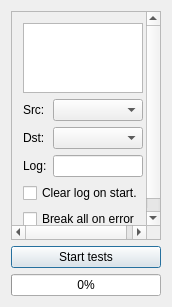
<?xml version="1.0" encoding="UTF-8"?>
<ui version="4.0">
 <class>MainDialog</class>
 <widget class="QDialog" name="MainDialog">
  <property name="geometry">
   <rect>
    <x>0</x>
    <y>0</y>
    <width>172</width>
    <height>307</height>
   </rect>
  </property>
  <property name="windowTitle">
   <string>Quick test</string>
  </property>
  <layout class="QVBoxLayout" name="verticalLayout_2">
   <item>
    <widget class="QScrollArea" name="scrollArea">
     <property name="widgetResizable">
      <bool>true</bool>
     </property>
     <widget class="QWidget" name="scrollAreaWidgetContents">
      <property name="geometry">
       <rect>
        <x>0</x>
        <y>0</y>
        <width>152</width>
        <height>231</height>
       </rect>
      </property>
      <layout class="QVBoxLayout" name="verticalLayout">
       <item>
        <widget class="QListView" name="listView">
         <property name="toolTip">
          <string>Double Click by test item for get a description.</string>
         </property>
        </widget>
       </item>
       <item>
        <layout class="QGridLayout" name="gridLayout">
         <item row="0" column="0">
          <widget class="QLabel" name="srcLabel">
           <property name="text">
            <string>Src:</string>
           </property>
          </widget>
         </item>
         <item row="0" column="1">
          <widget class="QComboBox" name="srcComboBox">
           <property name="toolTip">
            <string>&lt;!DOCTYPE HTML PUBLIC &quot;-//W3C//DTD HTML 4.0//EN&quot; &quot;http://www.w3.org/TR/REC-html40/strict.dtd&quot;&gt;
&lt;html&gt;&lt;head&gt;&lt;meta name=&quot;qrichtext&quot; content=&quot;1&quot; /&gt;&lt;style type=&quot;text/css&quot;&gt;
p, li { white-space: pre-wrap; }
&lt;/style&gt;&lt;/head&gt;&lt;body style=&quot; font-family:'MS Shell Dlg 2'; font-size:8.25pt; font-weight:400; font-style:normal;&quot;&gt;
&lt;p style=&quot; margin-top:0px; margin-bottom:0px; margin-left:0px; margin-right:0px; -qt-block-indent:0; text-indent:0px;&quot;&gt;&lt;span style=&quot; font-size:8pt;&quot;&gt;Select source port for pair.&lt;/span&gt;&lt;/p&gt;
&lt;p style=&quot;-qt-paragraph-type:empty; margin-top:0px; margin-bottom:0px; margin-left:0px; margin-right:0px; -qt-block-indent:0; text-indent:0px; font-size:8pt;&quot;&gt;&lt;/p&gt;
&lt;p style=&quot; margin-top:0px; margin-bottom:0px; margin-left:0px; margin-right:0px; -qt-block-indent:0; text-indent:0px;&quot;&gt;&lt;span style=&quot; font-size:8pt; text-decoration: underline; color:#ff0000;&quot;&gt;Note:&lt;/span&gt;&lt;span style=&quot; font-size:8pt; color:#ff0000;&quot;&gt; &lt;/span&gt;&lt;/p&gt;
&lt;p style=&quot; margin-top:0px; margin-bottom:0px; margin-left:0px; margin-right:0px; -qt-block-indent:0; text-indent:0px;&quot;&gt;&lt;span style=&quot; font-size:8pt; color:#ff0000;&quot;&gt;Source port and destination port should be different!&lt;/span&gt;&lt;/p&gt;&lt;/body&gt;&lt;/html&gt;</string>
           </property>
          </widget>
         </item>
         <item row="1" column="0">
          <widget class="QLabel" name="dstLabel">
           <property name="text">
            <string>Dst:</string>
           </property>
          </widget>
         </item>
         <item row="1" column="1">
          <widget class="QComboBox" name="dstComboBox">
           <property name="toolTip">
            <string>&lt;!DOCTYPE HTML PUBLIC &quot;-//W3C//DTD HTML 4.0//EN&quot; &quot;http://www.w3.org/TR/REC-html40/strict.dtd&quot;&gt;
&lt;html&gt;&lt;head&gt;&lt;meta name=&quot;qrichtext&quot; content=&quot;1&quot; /&gt;&lt;style type=&quot;text/css&quot;&gt;
p, li { white-space: pre-wrap; }
&lt;/style&gt;&lt;/head&gt;&lt;body style=&quot; font-family:'MS Shell Dlg 2'; font-size:8.25pt; font-weight:400; font-style:normal;&quot;&gt;
&lt;p style=&quot; margin-top:0px; margin-bottom:0px; margin-left:0px; margin-right:0px; -qt-block-indent:0; text-indent:0px;&quot;&gt;&lt;span style=&quot; font-size:8pt;&quot;&gt;Select destination port for pair.&lt;/span&gt;&lt;/p&gt;
&lt;p style=&quot;-qt-paragraph-type:empty; margin-top:0px; margin-bottom:0px; margin-left:0px; margin-right:0px; -qt-block-indent:0; text-indent:0px; font-size:8pt;&quot;&gt;&lt;/p&gt;
&lt;p style=&quot; margin-top:0px; margin-bottom:0px; margin-left:0px; margin-right:0px; -qt-block-indent:0; text-indent:0px;&quot;&gt;&lt;span style=&quot; font-size:8pt; text-decoration: underline; color:#ff0000;&quot;&gt;Note:&lt;/span&gt;&lt;span style=&quot; font-size:8pt; color:#ff0000;&quot;&gt; &lt;/span&gt;&lt;/p&gt;
&lt;p style=&quot; margin-top:0px; margin-bottom:0px; margin-left:0px; margin-right:0px; -qt-block-indent:0; text-indent:0px;&quot;&gt;&lt;span style=&quot; font-size:8pt; color:#ff0000;&quot;&gt;Source port and destination port should be different!&lt;/span&gt;&lt;/p&gt;&lt;/body&gt;&lt;/html&gt;</string>
           </property>
          </widget>
         </item>
         <item row="2" column="0">
          <widget class="QLabel" name="logLabel">
           <property name="text">
            <string>Log:</string>
           </property>
          </widget>
         </item>
         <item row="2" column="1">
          <widget class="QLineEdit" name="logLineEdit">
           <property name="toolTip">
            <string>Write here the name of the log file.</string>
           </property>
           <property name="text">
            <string/>
           </property>
          </widget>
         </item>
         <item row="3" column="0" colspan="2">
          <widget class="QCheckBox" name="clearLogCheckBox">
           <property name="toolTip">
            <string>&lt;!DOCTYPE HTML PUBLIC &quot;-//W3C//DTD HTML 4.0//EN&quot; &quot;http://www.w3.org/TR/REC-html40/strict.dtd&quot;&gt;
&lt;html&gt;&lt;head&gt;&lt;meta name=&quot;qrichtext&quot; content=&quot;1&quot; /&gt;&lt;style type=&quot;text/css&quot;&gt;
p, li { white-space: pre-wrap; }
&lt;/style&gt;&lt;/head&gt;&lt;body style=&quot; font-family:'MS Shell Dlg 2'; font-size:8.25pt; font-weight:400; font-style:normal;&quot;&gt;
&lt;p style=&quot; margin-top:0px; margin-bottom:0px; margin-left:0px; margin-right:0px; -qt-block-indent:0; text-indent:0px;&quot;&gt;&lt;span style=&quot; font-size:8pt;&quot;&gt;Clears the log file before starting the queue test.&lt;/span&gt;&lt;/p&gt;
&lt;p style=&quot; margin-top:0px; margin-bottom:0px; margin-left:0px; margin-right:0px; -qt-block-indent:0; text-indent:0px;&quot;&gt;&lt;span style=&quot; font-size:8pt;&quot;&gt;Otherwise, all subsequent entries will be appended to the end of file.&lt;/span&gt;&lt;/p&gt;&lt;/body&gt;&lt;/html&gt;</string>
           </property>
           <property name="text">
            <string>Clear log on start.</string>
           </property>
          </widget>
         </item>
         <item row="4" column="0" colspan="2">
          <widget class="QCheckBox" name="breakAllCheckBox">
           <property name="toolTip">
            <string>Terminates all the tests, if at least one test failed.
Error condition is given by the developer within the test manually.
Change the condition on which an error, can only change your test code and recompiling the application again.</string>
           </property>
           <property name="text">
            <string>Break all on error</string>
           </property>
          </widget>
         </item>
        </layout>
       </item>
      </layout>
     </widget>
    </widget>
   </item>
   <item>
    <widget class="QPushButton" name="startButton">
     <property name="text">
      <string>Start tests</string>
     </property>
    </widget>
   </item>
   <item>
    <widget class="QProgressBar" name="progressBar">
     <property name="value">
      <number>0</number>
     </property>
    </widget>
   </item>
  </layout>
 </widget>
 <layoutdefault spacing="6" margin="11"/>
 <resources/>
 <connections/>
</ui>
